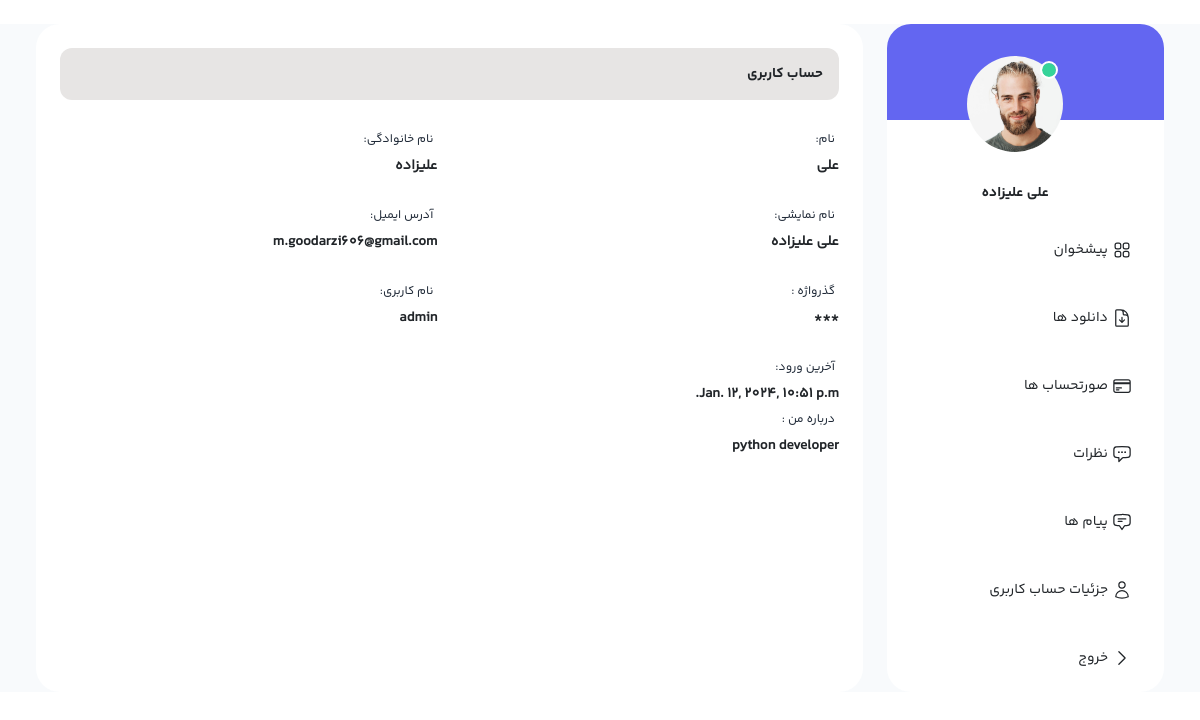
The page /accounts/profile/1/ on the database its author committed.
### accounts/models.py (models this page shows, shortened)
class Users(AbstractBaseUser, PermissionsMixin, UpdateAt, CreateAt):
    first_name = models.CharField(_('First Name'), max_length=100)
    last_name = models.CharField(_('Last Name'), max_length=100)
    email = models.EmailField(_('Email Address'), unique=True)
    is_active = models.BooleanField(_('Active'), default=False)
    is_staff = models.BooleanField(_('Staff'), default=False)
    is_deleted = models.BooleanField(_('delete user'), editable=False, default=False)
    deleted_at = models.DateTimeField(_('deleted at'), editable=False, blank=True, null=True)
    random_active_code = models.CharField(_('random active code'), max_length=72, blank=True, null=True, editable=False)
    image = models.ImageField(_('image'), upload_to='images/user/%Y/%M/%d', width_field='width_image', height_field='height_image', blank=True, null=True)
    width_image = models.IntegerField(_('width'), blank=True, null=True)
    height_image = models.IntegerField(_('height'), blank=True, null=True)
    about_us = models.TextField(_('about us'), blank=True, null=True)
    username_validator = UnicodeUsernameValidator()
    username = models.CharField(
        _("username"),
        max_length=150,
        unique=True,
        help_text=_(
            "Required. 150 characters or fewer. Letters, digits and @/./+/-/_ only."
        ),
        validators=[username_validator],
        error_messages={
            "unique": _("A user with that username already exists."),
        },
    )
    EMAIL_FIELD = "email"
    USERNAME_FIELD = "email"
    REQUIRED_FIELDS = ["username"]
    objects = UserManager()
    soft_delete_manager = SoftDeleteManager()
    class Meta:
        verbose_name = _("user")
        verbose_name_plural = _("users")
    def get_full_name(self):
        full_name = "%s %s" % (self.first_name, self.last_name)
        return full_name.strip()

### accounts/views.py (the view)
# urls.py: path('profile/<int:pk>/', ProfileView.as_view(), name='profile'),
class ProfileView(View):
    def get(self, request, *args, **kwargs):
        profile = get_object_or_404(Users, pk=kwargs['pk'])
        return render(request, 'accounts/profile.html', {'profile': profile})

### accounts/templates/accounts/profile.html (shortened to what this page needs)
{% extends "base/base.html" %}
{% block content %}
<section class="px-6 mt-4">
    <div class="container mx-auto max-w-screen-2xl">
        <div class="flex gap-4">
            <div class="w-96 bg-white rounded-3xl overflow-hidden hidden lg:block">
                <div class="h-24 bg-indigo-500 relative">
                    <div class="text-center absolute right-[6.3rem]">
                        <div class="avatar online mt-8">
                            <div class="w-24 rounded-full">
                              <img src="{{ profile.image.url }}">
                            </div>
                          </div>
                      <h1 class="text-sm font-YekanBakh-Bold mt-4">{{ profile.get_full_name }}</h1>
                    </div>
                </div>
                <nav class="mt-24">
                  <a href="my-account.html" class="flex items-center py-4 px-8 hover:bg-stone-100 duration-300">
                      <span class="mr-1">پیشخوان</span>
                  </a>
                  <a href="download.html" class="flex items-center py-4 px-8 hover:bg-stone-100 duration-300">
                      <span class="mr-1">دانلود ها</span>
                  </a>
                  <a href="invoices.html" class="flex items-center py-4 px-8 hover:bg-stone-100 duration-300">
                      <span class="mr-1">صورتحساب ها</span>
                  </a>
                  <a href="reviews.html" class="flex items-center py-4 px-8 hover:bg-stone-100 duration-300">
                      <span class="mr-1">نظرات</span>
                  </a>
                  <a href="chat.html" class="flex items-center py-4 px-8 hover:bg-stone-100 duration-300">
                      <span class="mr-1">پیام ها</span>
                  </a>
                  <a href="edit-account.html" class="flex items-center py-4 px-8 hover:bg-stone-100 duration-300">
                      <span class="mr-1">جزئیات حساب کاربری</span>
                  </a>
                  <a href="{% url "accounts:logout" %}" class="flex items-center py-4 px-8 hover:bg-stone-100 duration-300">
                      <svg xmlns="http://www.w3.org/2000/svg" fill="none" viewBox="0 0 24 24" stroke-width="1.5" stroke="currentColor" class="w-5 h-5">
                          <path stroke-linecap="round" stroke-linejoin="round" d="M8.25 4.5l7.5 7.5-7.5 7.5"></path>
                        </svg>
                      <span class="mr-1">خروج</span>
                  </a>
              </nav>
            </div>
            <div class="bg-white p-4 lg:p-8 rounded-3xl w-full">
                <div class="p-3 bg-stone-200 rounded-xl mb-4">
                    <h1 class="text-sm font-YekanBakh-Bold">حساب کاربری</h1>
                  </div>
                  <div class="grid grid-cols-1 md:grid-cols-2 gap-4">
                    <div>
                        <label class="label">
                            <span class="label-text-alt">نام:</span>
                          </label>
                          <strong>{{ profile.first_name }}</strong>
                    </div>
                    <div>
                        <label class="label">
                            <span class="label-text-alt">نام خانوادگی:</span>
                          </label>
                          <strong>{{ profile.last_name }}</strong>
                    </div>
                    <div>
                        <label class="label">
                            <span class="label-text-alt">نام نمایشی:</span>
                          </label>
                          <strong>{{ profile.get_full_name }}</strong>
                    </div>
                    <div>
                        <label class="label">
                            <span class="label-text-alt">آدرس ایمیل:</span>
                          </label>
                          <strong>{{ profile.email }}</strong>
                    </div>
                    <div>
                        <label class="label">
                            <span class="label-text-alt">گذرواژه :</span>
                          </label>
                          <strong>***</strong>
                    </div>
                    <div>
                        <label class="label">
                            <span class="label-text-alt"> نام کاربری:</span>
                          </label>
                          <strong>{{ profile.username }}</strong>
                    </div>
                    <div>
                      <label class="label">
                          <span class="label-text-alt"> آخرین ورود:</span>
                        </label>
                        <strong>{{ profile.last_login }}</strong>
                      </div>
                  </div>
                  <div>
                    <label class="label">
                        <span class="label-text-alt">درباره من :</span>
                      </label>
                      <strong>{% if profile.about_us %}{{ profile.about_us }}{% else %}هنوز چیزی در این جا وارد نکرده اید{% endif %}</strong>
                </div>
            </div>
          </div>
      </div>
</section>
{% endblock  %}

### rows shown on the page
Users: image (picture), get_full_name "علی علیزاده", first_name "علی", last_name "علیزاده", email "m.goodarzi606@gmail.com", username "admin", last_login "Jan. 12, 2024, 10:51 p.m.", about_us "python developer"
